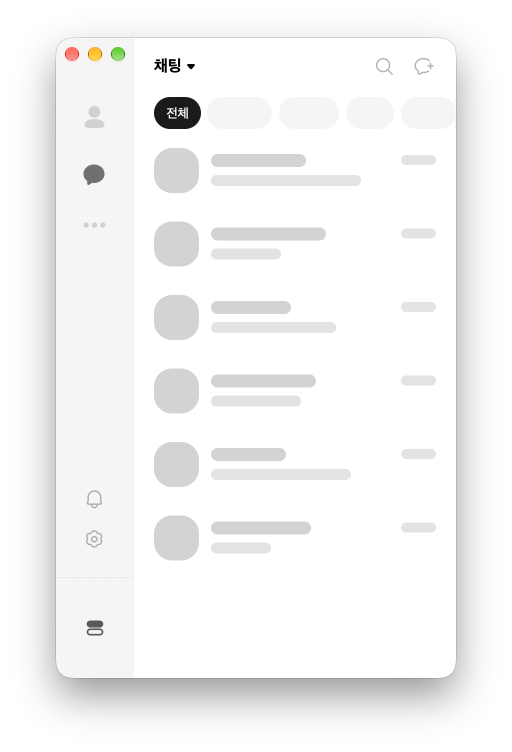
#> input picture site/kakaotalk-mac-light.png, 1024 x 1504 px, found by its file name (shown at 1/2 size)
$ python og.py ../../site
#> lines starting #> are read from the running program, lines starting #| are printed output that depends on the picture
# usage: python tools/site/og.py <repo root>. Windows fonts (malgun*.ttf).
# Draws site/og.png (1200x630), the link preview: title on the left, KakaoTalk for Mac (light) on the right.
from PIL import Image, ImageDraw, ImageFont, ImageFilter
import math, sys
root = sys.argv[1]
W, H, S = 1200, 630, 2            # drawn at 2x, then scaled down for smooth edges
img = Image.new("RGB", (W*S, H*S), "#fbfcfe")
d = ImageDraw.Draw(img)
bold = lambda px: ImageFont.truetype("C:/Windows/Fonts/malgunbd.ttf", px*S)
reg = lambda px: ImageFont.truetype("C:/Windows/Fonts/malgun.ttf", px*S)
ACC, ACC2, TEXT, MUTED = (31,143,214), (63,214,174), (20,24,36), (93,104,121)

def grad_rect(box, c1, c2, radius):
    x0,y0,x1,y1 = box; w,h = x1-x0, y1-y0
    g = Image.new("RGB", (w,h))
    gd = ImageDraw.Draw(g)
    for i in range(w+h):
        t = i/(w+h); c = tuple(int(c1[k]+(c2[k]-c1[k])*t) for k in range(3))
        gd.line([(i,0),(i-h,h)], fill=c, width=2)
    m = Image.new("L", (w,h), 0); ImageDraw.Draw(m).rounded_rectangle([0,0,w-1,h-1], radius, fill=255)
    img.paste(g, (x0,y0), m)

def dashed_round_rect(box, r, color, width, dash, gap):
    x0,y0,x1,y1 = box
    # walk the outline as a path of segments and arcs
    pts = []
    def arc(cx,cy,a0,a1):
        for k in range(0, 31): a = math.radians(a0+(a1-a0)*k/30); pts.append((cx+r*math.cos(a), cy+r*math.sin(a)))
    pts.append((x0+r,y0)); pts.append((x1-r,y0)); arc(x1-r,y0+r,-90,0); pts.append((x1,y1-r)); arc(x1-r,y1-r,0,90)
    pts.append((x0+r,y1)); arc(x0+r,y1-r,90,180); pts.append((x0,y0+r)); arc(x0+r,y0+r,180,270)
    pts.append(pts[0])
    on, left = True, dash
    for (ax,ay),(bx,by) in zip(pts, pts[1:]):
        seg = math.hypot(bx-ax, by-ay); pos = 0
        while pos < seg:
            step = min(left, seg-pos)
            t0, t1 = pos/seg, (pos+step)/seg
            if on: d.line([(ax+(bx-ax)*t0, ay+(by-ay)*t0), (ax+(bx-ax)*t1, ay+(by-ay)*t1)], fill=color, width=width)
            pos += step; left -= step
            if left <= 0: on = not on; left = dash if on else gap

# right: soft panel and the window
# (no panel behind the window, like the page)
shot = Image.open(f"{root}/site/kakaotalk-mac-light.png").convert("RGBA")
#> shot is the input picture: PIL image 1024x1504 RGBA; mean R, G, B, A 164.1, 164, 163.9, 174.4
sh = 600*S; sw = int(shot.width*sh/shot.height)
#> after `sw = int(shot.width * sh / shot.height)`: sw = 817
shot = shot.resize((sw, sh), Image.LANCZOS)
#> shot: PIL image 817x1200 RGBA
sx, sy = 925*S - sw//2, 22*S
#> sx = 1442; sy = 44
img.paste(shot, (sx, sy), shot)
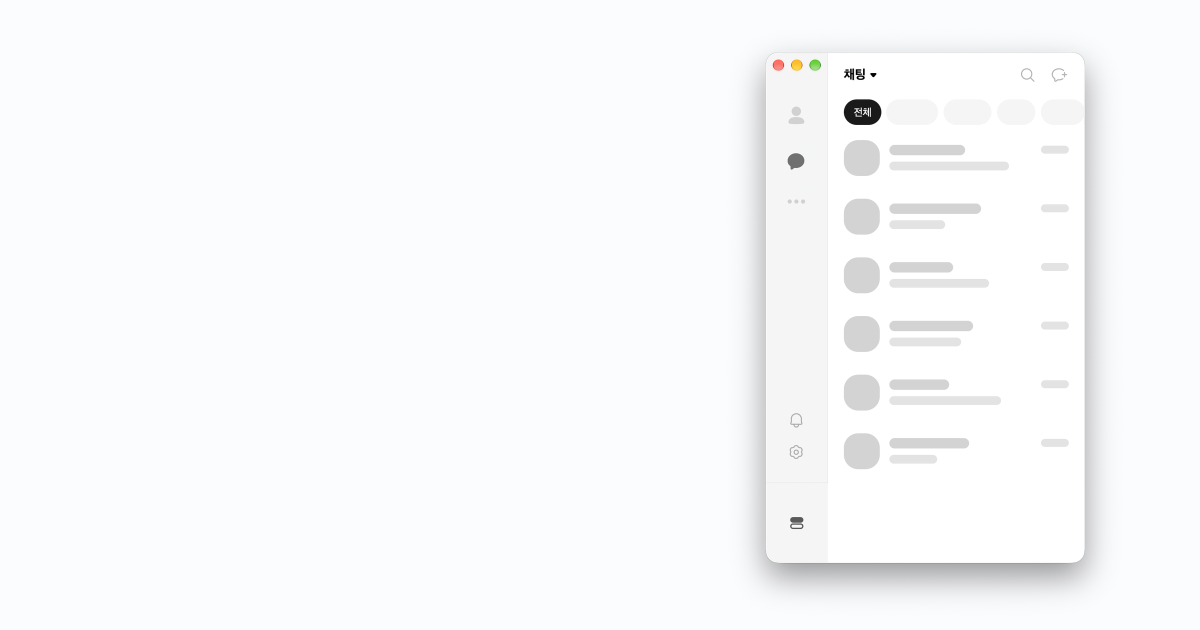
#> img: PIL image 2400x1260 RGB (shown at 1/2 size); mean R, G, B 248.6, 249.3, 250.8
# the dashed box on the emptied ad slot (same numbers as the page)
def P(fx, fy): return (sx + fx*sw, sy + fy*sh)
x0,y0 = P(0.262+0.016, 0.768+0.013); x1,y1 = P(0.262+0.628-0.016, 0.768+0.133-0.013)
#> after `x0, y0 = P(0.262 + 0.016, 0.768 + 0.013)`: x0 = 1669.1; y0 = 981.2
#> after `x1, y1 = P(0.262 + 0.628 - 0.016, 0.768 + 0.133 - 0.013)`: x1 = 2156.1; y1 = 1109.6
dashed_round_rect((x0,y0,x1,y1), 7*S, ACC, 3*S, 9*S, 6*S)
#> after the loop in dashed_round_rect, `for (ax,ay),(bx,by) in zip(pts, pts[1:]):`: left = 11.38; on = True

# left: name, title, line
#> (the run stopped early here; a loop or call above may not have finished)
